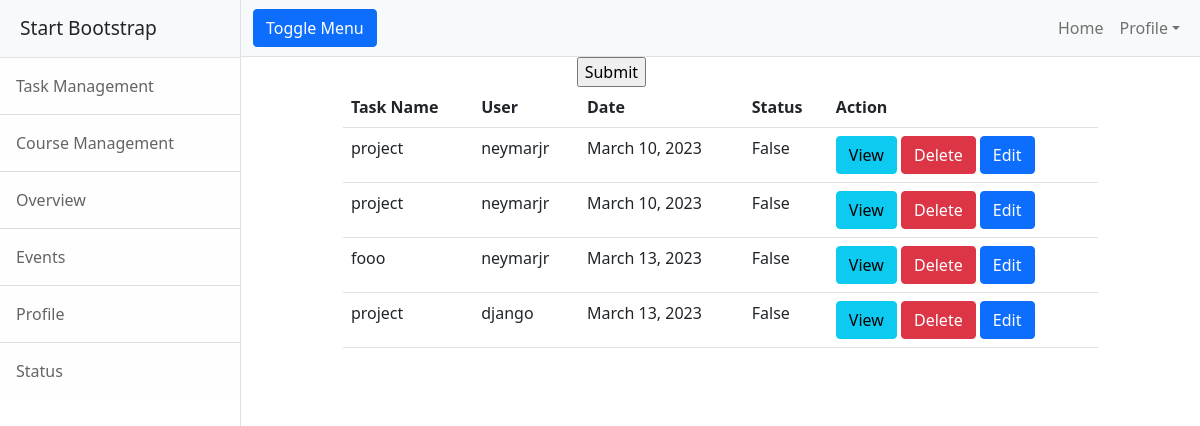
Page /tasks/all on the committed database.
### todos/models.py (models this page shows, shortened)
class Tasks(models.Model):
    task_name=models.CharField(max_length=200)
    user=models.ForeignKey(User,on_delete=models.CASCADE)
    date=models.DateField(auto_now_add=True)
    status=models.BooleanField(default=False)

### todos/views.py (the view)
# urls.py: path("tasks/all",views.TaskListView.as_view(),name="task-list"),
class TaskListView(ListView):
    model=Tasks
    template_name="task-list.html"
    context_object_name="tasks"

### todos/templates/task-list.html (shortened to what this page needs)
{%extends 'base.html'%}
{%block body%}
<div class="container">
    <div class="row">
        <div class="col-4"></div>
        <div class="col-4">
            <form action="" method="get">
                <input type="submit" name="" id="">
            </form>
        </div>
        <div class="col-4"></div>
    </div>
</div>
<div class="container">
    <div class="row">
        <div class="col-1"></div>
        <div class="col-10">
            <table class="table">
                <tr>
                    <th>Task Name</th>
                    <th>User</th>
                    <th>Date</th>
                    <th>Status</th>
                    <th>Action</th>
                </tr>
                {%for task in tasks%}
                <tr>
                    <td>{{task.task_name}}</td>
                    <td>{{task.user}}</td>
                    <td>{{task.date}}</td>
                    <td>{{task.status}}</td>
                    <td>
                        <a href="{%url  'task-detail' task.id %}" class="btn btn-info">View</a>
                        <a href="{%url  'task-delete' task.id %}" class="btn btn-danger">Delete</a>
                        <a href="{%url  'task-edit' task.id %}" class="btn btn-primary">Edit</a>
                    </td>
                </tr>
                {%endfor%}
            </table>
        </div>
        <div class="col-1"></div>
    </div>
</div>
{%endblock%}

### todos/templates/base.html (shortened to what this page needs)
<!DOCTYPE html>
{%load static%}
<html lang="en">
    <head>
        <link href="{%static 'css/styles.css'%}" rel="stylesheet" />
    </head>
    <body>
        <div class="d-flex" id="wrapper">
            <div class="border-end bg-white" id="sidebar-wrapper">
                <div class="sidebar-heading border-bottom bg-light">Start Bootstrap</div>
                <div class="list-group list-group-flush">
                    <a class="list-group-item list-group-item-action list-group-item-light p-3" href="{%url 'task-home'%}">Task Management</a>
                    <a class="list-group-item list-group-item-action list-group-item-light p-3" href="#!">Course Management</a>
                    <a class="list-group-item list-group-item-action list-group-item-light p-3" href="#!">Overview</a>
                    <a class="list-group-item list-group-item-action list-group-item-light p-3" href="#!">Events</a>
                    <a class="list-group-item list-group-item-action list-group-item-light p-3" href="#!">Profile</a>
                    <a class="list-group-item list-group-item-action list-group-item-light p-3" href="#!">Status</a>
                </div>
            </div>
            <div id="page-content-wrapper">
                <nav class="navbar navbar-expand-lg navbar-light bg-light border-bottom">
                    <div class="container-fluid">
                        <button class="btn btn-primary" id="sidebarToggle">Toggle Menu</button>
                        <div class="collapse navbar-collapse" id="navbarSupportedContent">
                            <ul class="navbar-nav ms-auto mt-2 mt-lg-0">
                                <li class="nav-item active"><a class="nav-link" href="{%url 'home'%}">Home</a></li>
                                <li class="nav-item dropdown">
                                    <a class="nav-link dropdown-toggle" id="navbarDropdown" href="#" role="button" data-bs-toggle="dropdown" aria-haspopup="true" aria-expanded="false">Profile</a>
                                </li>
                            </ul>
                        </div>
                    </div>
                </nav>
                <div class="container-fluid">
                    {%block body%}
                    {%endblock%}
                </div>
            </div>
        </div>
    </body>
</html>

### rows in the picture
Tasks: task_name "project", user "neymarjr", date "March 10, 2023", status "False"
Tasks: task_name "project", user "neymarjr", date "March 10, 2023", status "False"
Tasks: task_name "fooo", user "neymarjr", date "March 13, 2023", status "False"
Tasks: task_name "project", user "django", date "March 13, 2023", status "False"
